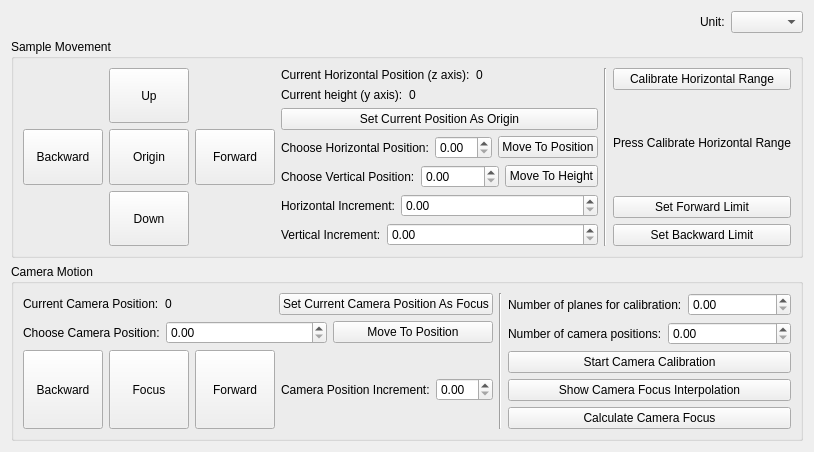
            <widget class="QWidget" name="tab_3">
             <attribute name="title">
              <string>Motion</string>
             </attribute>
             <layout class="QHBoxLayout" name="horizontalLayout_47">
              <item>
               <layout class="QVBoxLayout" name="verticalLayout_31">
                <item>
                 <layout class="QHBoxLayout" name="horizontalLayout_34">
                  <item>
                   <spacer name="horizontalSpacer_5">
                    <property name="orientation">
                     <enum>Qt::Horizontal</enum>
                    </property>
                    <property name="sizeHint" stdset="0">
                     <size>
                      <width>40</width>
                      <height>20</height>
                     </size>
                    </property>
                   </spacer>
                  </item>
                  <item>
                   <widget class="QLabel" name="label_20">
                    <property name="text">
                     <string>Unit:</string>
                    </property>
                   </widget>
                  </item>
                  <item>
                   <widget class="QComboBox" name="comboBox_unit"/>
                  </item>
                 </layout>
                </item>
                <item>
                 <widget class="QGroupBox" name="groupBox_9">
                  <property name="sizePolicy">
                   <sizepolicy hsizetype="Preferred" vsizetype="Preferred">
                    <horstretch>0</horstretch>
                    <verstretch>0</verstretch>
                   </sizepolicy>
                  </property>
                  <property name="title">
                   <string>Sample Movement</string>
                  </property>
                  <layout class="QHBoxLayout" name="horizontalLayout_50">
                   <item>
                    <layout class="QGridLayout" name="gridLayout_3">
                     <item row="0" column="1">
                      <widget class="QPushButton" name="pushButton_motorUp">
                       <property name="sizePolicy">
                        <sizepolicy hsizetype="Fixed" vsizetype="Expanding">
                         <horstretch>0</horstretch>
                         <verstretch>0</verstretch>
                        </sizepolicy>
                       </property>
                       <property name="toolTip">
                        <string>Move the sample up</string>
                       </property>
                       <property name="text">
                        <string>Up</string>
                       </property>
                       <property name="shortcut">
                        <string>Ctrl+Up</string>
                       </property>
                      </widget>
                     </item>
                     <item row="1" column="0">
                      <widget class="QPushButton" name="pushButton_motorLeft">
                       <property name="sizePolicy">
                        <sizepolicy hsizetype="Fixed" vsizetype="Expanding">
                         <horstretch>0</horstretch>
                         <verstretch>0</verstretch>
                        </sizepolicy>
                       </property>
                       <property name="toolTip">
                        <string>Move the sample backward</string>
                       </property>
                       <property name="text">
                        <string>Backward</string>
                       </property>
                       <property name="shortcut">
                        <string>Ctrl+Left</string>
                       </property>
                      </widget>
                     </item>
                     <item row="1" column="1">
                      <widget class="QPushButton" name="pushButton_motorOrigin">
                       <property name="sizePolicy">
                        <sizepolicy hsizetype="Fixed" vsizetype="Expanding">
                         <horstretch>0</horstretch>
                         <verstretch>0</verstretch>
                        </sizepolicy>
                       </property>
                       <property name="toolTip">
                        <string>Move the sample to origin</string>
                       </property>
                       <property name="text">
                        <string>Origin</string>
                       </property>
                      </widget>
                     </item>
                     <item row="1" column="2">
                      <widget class="QPushButton" name="pushButton_motorRight">
                       <property name="sizePolicy">
                        <sizepolicy hsizetype="Fixed" vsizetype="Expanding">
                         <horstretch>0</horstretch>
                         <verstretch>0</verstretch>
                        </sizepolicy>
                       </property>
                       <property name="toolTip">
                        <string>Move the sample forward</string>
                       </property>
                       <property name="text">
                        <string>Forward</string>
                       </property>
                       <property name="shortcut">
                        <string>Ctrl+Right</string>
                       </property>
                      </widget>
                     </item>
                     <item row="2" column="1">
                      <widget class="QPushButton" name="pushButton_motorDown">
                       <property name="sizePolicy">
                        <sizepolicy hsizetype="Fixed" vsizetype="Expanding">
                         <horstretch>0</horstretch>
                         <verstretch>0</verstretch>
                        </sizepolicy>
                       </property>
                       <property name="toolTip">
                        <string>Move the sample down</string>
                       </property>
                       <property name="text">
                        <string>Down</string>
                       </property>
                      </widget>
                     </item>
                    </layout>
                   </item>
                   <item>
                    <layout class="QVBoxLayout" name="verticalLayout_32">
                     <item>
                      <layout class="QHBoxLayout" name="horizontalLayout_51">
                       <item>
                        <widget class="QLabel" name="label_21">
                         <property name="sizePolicy">
                          <sizepolicy hsizetype="Fixed" vsizetype="Preferred">
                           <horstretch>0</horstretch>
                           <verstretch>0</verstretch>
                          </sizepolicy>
                         </property>
                         <property name="text">
                          <string>Current Horizontal Position (z axis):</string>
                         </property>
                        </widget>
                       </item>
                       <item>
                        <widget class="QLabel" name="label_currentHorizontalNumerical">
                         <property name="text">
                          <string>0</string>
                         </property>
                        </widget>
                       </item>
                      </layout>
                     </item>
                     <item>
                      <layout class="QHBoxLayout" name="horizontalLayout_52">
                       <item>
                        <widget class="QLabel" name="label_22">
                         <property name="sizePolicy">
                          <sizepolicy hsizetype="Fixed" vsizetype="Preferred">
                           <horstretch>0</horstretch>
                           <verstretch>0</verstretch>
                          </sizepolicy>
                         </property>
                         <property name="text">
                          <string>Current height (y axis):</string>
                         </property>
                        </widget>
                       </item>
                       <item>
                        <widget class="QLabel" name="label_currentHeightNumerical">
                         <property name="text">
                          <string>0</string>
                         </property>
                        </widget>
                       </item>
                      </layout>
                     </item>
                     <item>
                      <widget class="QPushButton" name="pushButton_setAsOrigin">
                       <property name="toolTip">
                        <string>Set the current sample position as the origin</string>
                       </property>
                       <property name="text">
                        <string>Set Current Position As Origin</string>
                       </property>
                      </widget>
                     </item>
                     <item>
                      <layout class="QHBoxLayout" name="horizontalLayout_53">
                       <item>
                        <widget class="QLabel" name="label_23">
                         <property name="sizePolicy">
                          <sizepolicy hsizetype="Fixed" vsizetype="Preferred">
                           <horstretch>0</horstretch>
                           <verstretch>0</verstretch>
                          </sizepolicy>
                         </property>
                         <property name="text">
                          <string>Choose Horizontal Position:</string>
                         </property>
                        </widget>
                       </item>
                       <item>
                        <widget class="QDoubleSpinBox" name="doubleSpinBox_choosePosition"/>
                       </item>
                       <item>
                        <widget class="QPushButton" name="pushButton_movePosition">
                         <property name="toolTip">
                          <string>Move the sample to the specified horizontal position</string>
                         </property>
                         <property name="text">
                          <string>Move To Position</string>
                         </property>
                        </widget>
                       </item>
                      </layout>
                     </item>
                     <item>
                      <layout class="QHBoxLayout" name="horizontalLayout_54">
                       <item>
                        <widget class="QLabel" name="label_24">
                         <property name="sizePolicy">
                          <sizepolicy hsizetype="Fixed" vsizetype="Preferred">
                           <horstretch>0</horstretch>
                           <verstretch>0</verstretch>
                          </sizepolicy>
                         </property>
                         <property name="text">
                          <string>Choose Vertical Position:</string>
                         </property>
                        </widget>
                       </item>
                       <item>
                        <widget class="QDoubleSpinBox" name="doubleSpinBox_chooseHeight"/>
                       </item>
                       <item>
                        <widget class="QPushButton" name="pushButton_moveHeight">
                         <property name="toolTip">
                          <string>Move the sample to the specified vertical position</string>
                         </property>
                         <property name="text">
                          <string>Move To Height</string>
                         </property>
                        </widget>
                       </item>
                      </layout>
                     </item>
                     <item>
                      <layout class="QHBoxLayout" name="horizontalLayout_55">
                       <item>
                        <widget class="QLabel" name="label_25">
                         <property name="sizePolicy">
                          <sizepolicy hsizetype="Fixed" vsizetype="Preferred">
                           <horstretch>0</horstretch>
                           <verstretch>0</verstretch>
                          </sizepolicy>
                         </property>
                         <property name="text">
                          <string>Horizontal Increment:</string>
                         </property>
                        </widget>
                       </item>
                       <item>
                        <widget class="QDoubleSpinBox" name="doubleSpinBox_incrementHorizontal"/>
                       </item>
                      </layout>
                     </item>
                     <item>
                      <layout class="QHBoxLayout" name="horizontalLayout_56">
                       <item>
                        <widget class="QLabel" name="label_26">
                         <property name="sizePolicy">
                          <sizepolicy hsizetype="Fixed" vsizetype="Preferred">
                           <horstretch>0</horstretch>
                           <verstretch>0</verstretch>
                          </sizepolicy>
                         </property>
                         <property name="text">
                          <string>Vertical Increment:</string>
                         </property>
                        </widget>
                       </item>
                       <item>
                        <widget class="QDoubleSpinBox" name="doubleSpinBox_incrementVertical"/>
                       </item>
                      </layout>
                     </item>
                    </layout>
                   </item>
                   <item>
                    <widget class="Line" name="line_18">
                     <property name="orientation">
                      <enum>Qt::Vertical</enum>
                     </property>
                    </widget>
                   </item>
                   <item>
                    <layout class="QVBoxLayout" name="verticalLayout_33">
                     <item>
                      <widget class="QPushButton" name="pushButton_calibrateRange">
                       <property name="toolTip">
                        <string>Reset the horizontal boundaries of sample motion</string>
                       </property>
                       <property name="text">
                        <string>Calibrate Horizontal Range</string>
                       </property>
                      </widget>
                     </item>
                     <item>
                      <widget class="QLabel" name="label_calibrateRange">
                       <property name="text">
                        <string>Press Calibrate Horizontal Range</string>
                       </property>
                      </widget>
                     </item>
                     <item>
                      <widget class="QPushButton" name="pushButton_setForwardLimit">
                       <property name="toolTip">
                        <string>Set the current horizontal position as the forward boundary</string>
                       </property>
                       <property name="text">
                        <string>Set Forward Limit</string>
                       </property>
                      </widget>
                     </item>
                     <item>
                      <widget class="QPushButton" name="pushButton_setBackwardLimit">
                       <property name="toolTip">
                        <string>Set the current horizontal position as the backward boundary</string>
                       </property>
                       <property name="text">
                        <string>Set Backward Limit</string>
                       </property>
                      </widget>
                     </item>
                    </layout>
                   </item>
                  </layout>
                 </widget>
                </item>
                <item>
                 <widget class="QGroupBox" name="groupBox_10">
                  <property name="title">
                   <string>Camera Motion</string>
                  </property>
                  <layout class="QHBoxLayout" name="horizontalLayout_57">
                   <item>
                    <layout class="QVBoxLayout" name="verticalLayout_34">
                     <item>
                      <layout class="QHBoxLayout" name="horizontalLayout_58">
                       <item>
                        <widget class="QLabel" name="label_31">
                         <property name="sizePolicy">
                          <sizepolicy hsizetype="Fixed" vsizetype="Preferred">
                           <horstretch>0</horstretch>
                           <verstretch>0</verstretch>
                          </sizepolicy>
                         </property>
                         <property name="text">
                          <string>Current Camera Position:</string>
                         </property>
                        </widget>
                       </item>
                       <item>
                        <widget class="QLabel" name="label_currentCameraNumerical">
                         <property name="text">
                          <string>0</string>
                         </property>
                        </widget>
                       </item>
                       <item>
                        <widget class="QPushButton" name="pushButton_setFocus">
                         <property name="toolTip">
                          <string>Set the current camera position as focus position</string>
                         </property>
                         <property name="text">
                          <string>Set Current Camera Position As Focus</string>
                         </property>
                        </widget>
                       </item>
                      </layout>
                     </item>
                     <item>
                      <layout class="QHBoxLayout" name="horizontalLayout_59">
                       <item>
                        <widget class="QLabel" name="label_32">
                         <property name="sizePolicy">
                          <sizepolicy hsizetype="Fixed" vsizetype="Preferred">
                           <horstretch>0</horstretch>
                           <verstretch>0</verstretch>
                          </sizepolicy>
                         </property>
                         <property name="text">
                          <string>Choose Camera Position:</string>
                         </property>
                        </widget>
                       </item>
                       <item>
                        <widget class="QDoubleSpinBox" name="doubleSpinBox_chooseCamera"/>
                       </item>
                       <item>
                        <widget class="QPushButton" name="pushButton_moveCamera">
                         <property name="toolTip">
                          <string>Move the camera to the specified position</string>
                         </property>
                         <property name="text">
                          <string>Move To Position</string>
                         </property>
                        </widget>
                       </item>
                      </layout>
                     </item>
                     <item>
                      <layout class="QHBoxLayout" name="horizontalLayout_60">
                       <item>
                        <layout class="QHBoxLayout" name="horizontalLayout_61">
                         <item>
                          <widget class="QPushButton" name="pushButton_backward">
                           <property name="sizePolicy">
                            <sizepolicy hsizetype="Fixed" vsizetype="Expanding">
                             <horstretch>0</horstretch>
                             <verstretch>0</verstretch>
                            </sizepolicy>
                           </property>
                           <property name="toolTip">
                            <string>Move the camera backward</string>
                           </property>
                           <property name="text">
                            <string>Backward</string>
                           </property>
                           <property name="shortcut">
                            <string>Ctrl+A</string>
                           </property>
                          </widget>
                         </item>
                         <item>
                          <widget class="QPushButton" name="pushButton_focus">
                           <property name="sizePolicy">
                            <sizepolicy hsizetype="Fixed" vsizetype="Expanding">
                             <horstretch>0</horstretch>
                             <verstretch>0</verstretch>
                            </sizepolicy>
                           </property>
                           <property name="toolTip">
                            <string>Move the camera to focus</string>
                           </property>
                           <property name="text">
                            <string>Focus</string>
                           </property>
                           <property name="shortcut">
                            <string/>
                           </property>
                          </widget>
                         </item>
                         <item>
                          <widget class="QPushButton" name="pushButton_forward">
                           <property name="sizePolicy">
                            <sizepolicy hsizetype="Fixed" vsizetype="Expanding">
                             <horstretch>0</horstretch>
                             <verstretch>0</verstretch>
                            </sizepolicy>
                           </property>
                           <property name="toolTip">
                            <string>Move the camera forward</string>
                           </property>
                           <property name="text">
                            <string>Forward</string>
                           </property>
                           <property name="shortcut">
                            <string>Ctrl+S</string>
                           </property>
                          </widget>
                         </item>
                        </layout>
                       </item>
                       <item>
                        <layout class="QHBoxLayout" name="horizontalLayout_62">
                         <item>
                          <widget class="QLabel" name="label_33">
                           <property name="sizePolicy">
                            <sizepolicy hsizetype="Fixed" vsizetype="Preferred">
                             <horstretch>0</horstretch>
                             <verstretch>0</verstretch>
                            </sizepolicy>
                           </property>
                           <property name="text">
                            <string>Camera Position Increment:</string>
                           </property>
                          </widget>
                         </item>
                         <item>
                          <widget class="QDoubleSpinBox" name="doubleSpinBox_incrementCamera"/>
                         </item>
                        </layout>
                       </item>
                      </layout>
                     </item>
                    </layout>
                   </item>
                   <item>
                    <widget class="Line" name="line_19">
                     <property name="orientation">
                      <enum>Qt::Vertical</enum>
                     </property>
                    </widget>
                   </item>
                   <item>
                    <layout class="QVBoxLayout" name="verticalLayout_35">
                     <item>
                      <layout class="QHBoxLayout" name="horizontalLayout_63">
                       <item>
                        <widget class="QLabel" name="label_27">
                         <property name="sizePolicy">
                          <sizepolicy hsizetype="Fixed" vsizetype="Preferred">
                           <horstretch>0</horstretch>
                           <verstretch>0</verstretch>
                          </sizepolicy>
                         </property>
                         <property name="text">
                          <string>Number of planes for calibration:</string>
                         </property>
                        </widget>
                       </item>
                       <item>
                        <widget class="QDoubleSpinBox" name="doubleSpinBox_numberOfCalibrationPlanes"/>
                       </item>
                      </layout>
                     </item>
                     <item>
                      <layout class="QHBoxLayout" name="horizontalLayout_64">
                       <item>
                        <widget class="QLabel" name="label_34">
                         <property name="sizePolicy">
                          <sizepolicy hsizetype="Fixed" vsizetype="Preferred">
                           <horstretch>0</horstretch>
                           <verstretch>0</verstretch>
                          </sizepolicy>
                         </property>
                         <property name="text">
                          <string>Number of camera positions:</string>
                         </property>
                        </widget>
                       </item>
                       <item>
                        <widget class="QDoubleSpinBox" name="doubleSpinBox_numberOfCameraPositions"/>
                       </item>
                      </layout>
                     </item>
                     <item>
                      <layout class="QHBoxLayout" name="horizontalLayout_65">
                       <item>
                        <widget class="QPushButton" name="pushButton_cameraCalibration">
                         <property name="toolTip">
                          <string>Start camera calibration</string>
                         </property>
                         <property name="text">
                          <string>Start Camera Calibration</string>
                         </property>
                        </widget>
                       </item>
                      </layout>
                     </item>
                     <item>
                      <widget class="QPushButton" name="pushButton_showCamInterpolation">
                       <property name="toolTip">
                        <string>Show the results of the last camera calibration</string>
                       </property>
                       <property name="text">
                        <string>Show Camera Focus Interpolation</string>
                       </property>
                      </widget>
                     </item>
                     <item>
                      <widget class="QPushButton" name="pushButton_calculateFocus">
                       <property name="toolTip">
                        <string>Calculate the camera position of focus</string>
                       </property>
                       <property name="text">
                        <string>Calculate Camera Focus</string>
                       </property>
                      </widget>
                     </item>
                    </layout>
                   </item>
                  </layout>
                 </widget>
                </item>
               </layout>
              </item>
             </layout>
            </widget>
